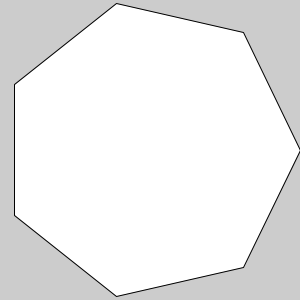
Frame 1 (no input)
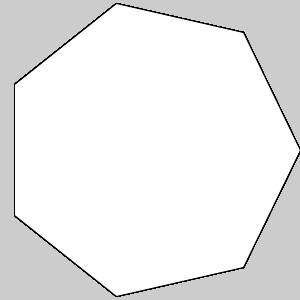
Frame 60 (the mouse pressed at the canvas centre just before this capture)
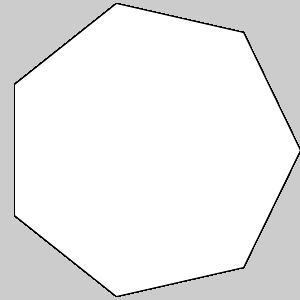
Frame 120 (the mouse held since frame 60 and released just before this capture)

The Processing sketch that drew these frames (run headless with seeded random() and noise(); from frame 60 on, the mouse is pressed at the canvas centre):

// Processing sketch: DrawSimplePolygon
// ── DrawSimplePolygon.pde
/* draws a polygon with numSides sides
   the polygon is drawn with vertices on a circle that just
   fits inside the window
 */

int numSides = 7 ;

void setup(){
  size( 300, 300 ) ;
}

void draw() {
  beginShape() ;
  for( int i = 0 ; i < numSides ; i++ ) {
    // notice that the vertices are generated inside a loop
    // the formula for the vertex creates vertices that lie on an ellipse
    // with radii width/2 and height/2 and centred on point (width/2, height/2)
    vertex( ( cos(i * TWO_PI / numSides) + 1 ) * width/2,
            ( sin(i * TWO_PI / numSides) + 1 ) * height/2 ) ;
  }
  endShape( CLOSE ) ;
}
